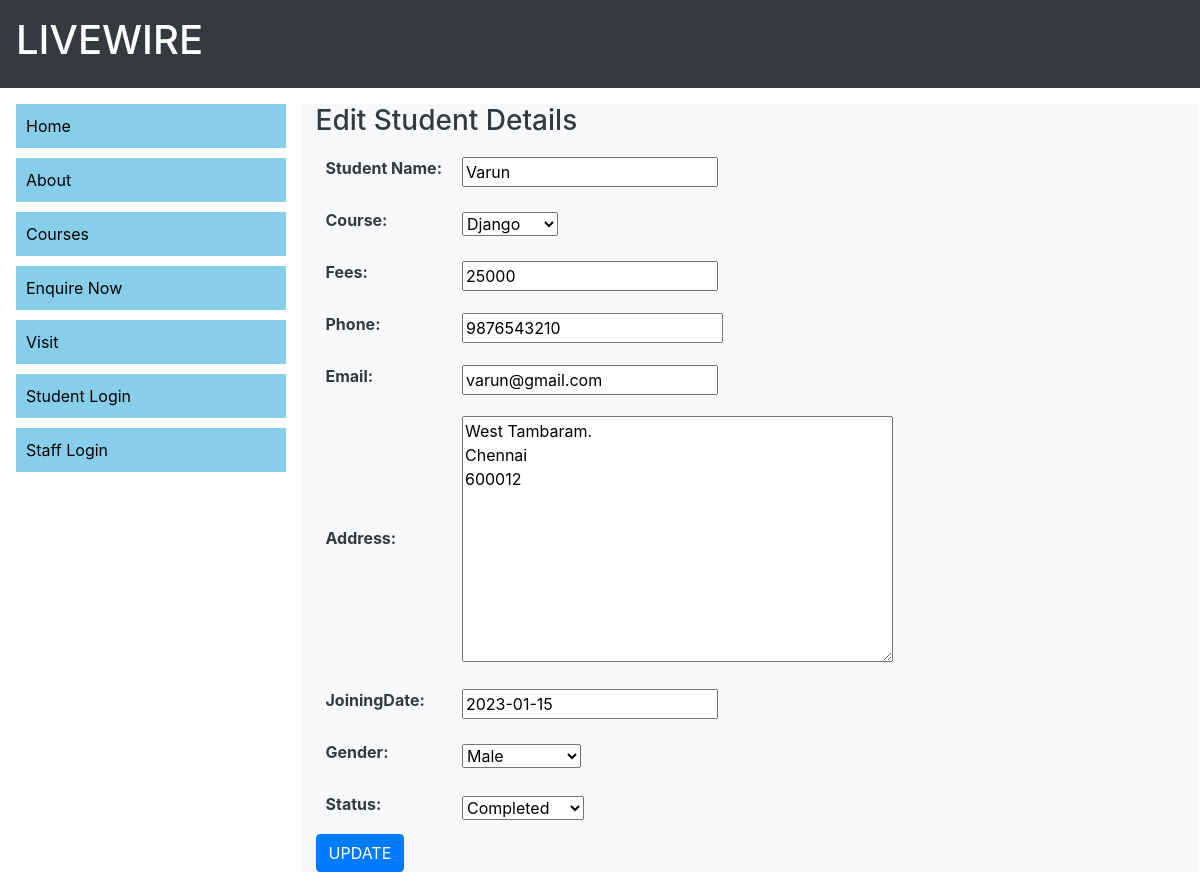
Page /editStudent/TBM004/ (signed in) on the committed database.
### myapp/models.py (models this page shows)
class Student(models.Model):
    stdId = models.CharField(max_length=10,verbose_name='Student Id')
    stdName = models.CharField(max_length=30, verbose_name='Student Name')
    gender = models.CharField(max_length=15,choices=[('Male','Male'),
                                                     ('Female','Female'),
                                                     ("Transgender","Transgender")])
    email = models.EmailField()
    phone = models.BigIntegerField()
    course = models.CharField(max_length=25,choices=[('Python','Python'),
                                                     ('Java','Java'),
                                                     ('C','C'),
                                                     ('C++','C++'),
                                                     ('Django','Django'),
                                                     ('Full Stack','Full Stack')],
                              default='Python')
    joiningDate = models.DateField()
    fees = models.IntegerField()
    status = models.CharField(max_length=15,choices=[('Yet to Start','Yet to Start'),
                                                     ('Started','Started'),
                                                     ('Hold','Hold'),
                                                     ('Discontinued','Discontinued'),
                                                     ('Completed','Completed')])
    address = models.TextField()

### myapp/views.py (the view)
# urls.py: path('editStudent/<id>/',login_required(EditStudent.as_view()),name='editstu'),
class EditStudent(UpdateView):
    model = Student
    fields = ('stdName','course','fees','phone','email','address','joiningDate','gender','status')
    template_name = 'editStudent.html'
    success_url = reverse_lazy('viewstu')
    def get_object(self, queryset=None):
        obj = get_object_or_404(Student,stdId=self.kwargs['id'])
        return obj

### templates/editStudent.html (shortened to what this page needs)
{%extends 'base.html'%}
{%block content%}
  <h3>Edit Student Details</h3>
  <form method="post">
      <table>
        {{form.as_table}}
      </table>
      <input type="submit" value="UPDATE" class="btn btn-primary">
  </form>
{%endblock%}

### templates/base.html (style rules this page uses)
td,th { padding:10px; }

### rows in the picture
Student: stdName "Varun", course "Django", fees "25000", phone "9876543210", email "varun@gmail.com", address "West Tambaram. Chennai 600012", joiningDate "2023-01-15", gender "Male", status "Completed"
